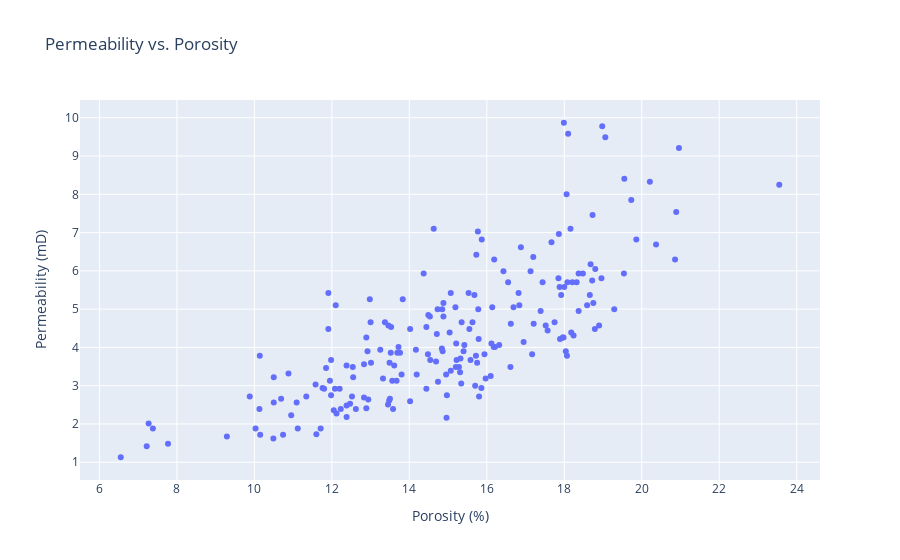

Write notebook code for a chart like this one.
### Code cell
# Plot 2: Scatter plot of Permeability vs. Porosity
fig2 = px.scatter(data, x='Por', y='Perm', title='Permeability vs. Porosity',
                  labels={'Por': 'Porosity (%)', 'Perm': 'Permeability (mD)'})
fig2.show(plot_format)

### Figure 1 — Plotly figure (JSON) as saved in the notebook; plotly's stock layout.template omitted (floating-point values rounded to 4 significant figures; data arrays with more than 128 entries replaced by an {"elided": "..."} marker saying what was removed)
{"data": [{"hovertemplate": "Porosity (%)=%{x}<br>Permeability (mD)=%{y}<extra></extra>", "legendgroup": "", "marker": {"color": "#636efa", "symbol": "circle"}, "mode": "markers", "name": "", "orientation": "v", "showlegend": false, "type": "scatter", "x": {"elided": "200 float values"}, "xaxis": "x", "y": {"elided": "200 float values"}, "yaxis": "y"}], "layout": {"legend": {"tracegroupgap": 0}, "title": {"text": "Permeability vs. Porosity"}, "xaxis": {"anchor": "y", "domain": [0, 1], "title": {"text": "Porosity (%)"}}, "yaxis": {"anchor": "x", "domain": [0, 1], "title": {"text": "Permeability (mD)"}}}}
